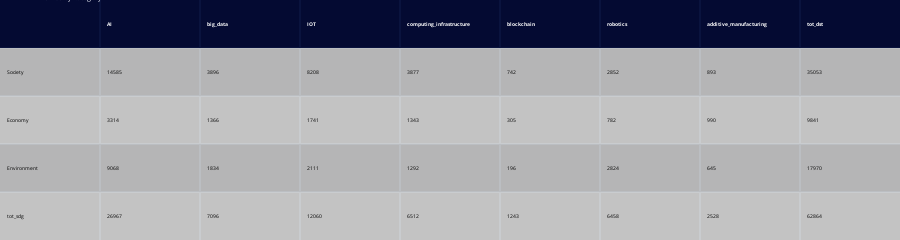

Notebook cell for this chart:
### Code cell
from plotly.subplots import make_subplots
import plotly.figure_factory as ff
col = [df1_tot.columns.tolist()]
col[0].insert(0, "")
body = df1_tot.astype(int).reset_index().values.tolist()
fig = ff.create_table(col + body)

fig.update_layout(title="SDGs by category", showlegend=True, font={'size':5})
fig.write_image('../img/table_categories.jpeg', width=800, height=200, scale=2)
fig.show()

### Figure 1 — Plotly figure (JSON) as saved in the notebook; plotly's stock layout.template omitted (floating-point values rounded to 4 significant figures)
{"data": [{"colorscale": [[0, "#00083e"], [0.5, "#ededee"], [1, "#ffffff"]], "hoverinfo": "none", "opacity": 0.75, "showscale": false, "z": [[0, 0, 0, 0, 0, 0, 0, 0, 0], [0.5, 0.5, 0.5, 0.5, 0.5, 0.5, 0.5, 0.5, 0.5], [1, 1, 1, 1, 1, 1, 1, 1, 1], [0.5, 0.5, 0.5, 0.5, 0.5, 0.5, 0.5, 0.5, 0.5], [1, 1, 1, 1, 1, 1, 1, 1, 1]], "type": "heatmap"}], "layout": {"annotations": [{"align": "left", "font": {"color": "#ffffff"}, "showarrow": false, "text": "<b></b>", "x": -0.45, "xanchor": "left", "xref": "x", "y": 0, "yref": "y"}, {"align": "left", "font": {"color": "#ffffff"}, "showarrow": false, "text": "<b>AI</b>", "x": 0.55, "xanchor": "left", "xref": "x", "y": 0, "yref": "y"}, {"align": "left", "font": {"color": "#ffffff"}, "showarrow": false, "text": "<b>big_data</b>", "x": 1.55, "xanchor": "left", "xref": "x", "y": 0, "yref": "y"}, {"align": "left", "font": {"color": "#ffffff"}, "showarrow": false, "text": "<b>IOT</b>", "x": 2.55, "xanchor": "left", "xref": "x", "y": 0, "yref": "y"}, {"align": "left", "font": {"color": "#ffffff"}, "showarrow": false, "text": "<b>computing_infrastructure</b>", "x": 3.55, "xanchor": "left", "xref": "x", "y": 0, "yref": "y"}, {"align": "left", "font": {"color": "#ffffff"}, "showarrow": false, "text": "<b>blockchain</b>", "x": 4.55, "xanchor": "left", "xref": "x", "y": 0, "yref": "y"}, {"align": "left", "font": {"color": "#ffffff"}, "showarrow": false, "text": "<b>robotics</b>", "x": 5.55, "xanchor": "left", "xref": "x", "y": 0, "yref": "y"}, {"align": "left", "font": {"color": "#ffffff"}, "showarrow": false, "text": "<b>additive_manufacturing</b>", "x": 6.55, "xanchor": "left", "xref": "x", "y": 0, "yref": "y"}, {"align": "left", "font": {"color": "#ffffff"}, "showarrow": false, "text": "<b>tot_dst</b>", "x": 7.55, "xanchor": "left", "xref": "x", "y": 0, "yref": "y"}, {"align": "left", "font": {"color": "#000000"}, "showarrow": false, "text": "Society", "x": -0.45, "xanchor": "left", "xref": "x", "y": 1, "yref": "y"}, {"align": "left", "font": {"color": "#000000"}, "showarrow": false, "text": "14585", "x": 0.55, "xanchor": "left", "xref": "x", "y": 1, "yref": "y"}, {"align": "left", "font": {"color": "#000000"}, "showarrow": false, "text": "3896", "x": 1.55, "xanchor": "left", "xref": "x", "y": 1, "yref": "y"}, {"align": "left", "font": {"color": "#000000"}, "showarrow": false, "text": "8208", "x": 2.55, "xanchor": "left", "xref": "x", "y": 1, "yref": "y"}, {"align": "left", "font": {"color": "#000000"}, "showarrow": false, "text": "3877", "x": 3.55, "xanchor": "left", "xref": "x", "y": 1, "yref": "y"}, {"align": "left", "font": {"color": "#000000"}, "showarrow": false, "text": "742", "x": 4.55, "xanchor": "left", "xref": "x", "y": 1, "yref": "y"}, {"align": "left", "font": {"color": "#000000"}, "showarrow": false, "text": "2852", "x": 5.55, "xanchor": "left", "xref": "x", "y": 1, "yref": "y"}, {"align": "left", "font": {"color": "#000000"}, "showarrow": false, "text": "893", "x": 6.55, "xanchor": "left", "xref": "x", "y": 1, "yref": "y"}, {"align": "left", "font": {"color": "#000000"}, "showarrow": false, "text": "35053", "x": 7.55, "xanchor": "left", "xref": "x", "y": 1, "yref": "y"}, {"align": "left", "font": {"color": "#000000"}, "showarrow": false, "text": "Economy", "x": -0.45, "xanchor": "left", "xref": "x", "y": 2, "yref": "y"}, {"align": "left", "font": {"color": "#000000"}, "showarrow": false, "text": "3314", "x": 0.55, "xanchor": "left", "xref": "x", "y": 2, "yref": "y"}, {"align": "left", "font": {"color": "#000000"}, "showarrow": false, "text": "1366", "x": 1.55, "xanchor": "left", "xref": "x", "y": 2, "yref": "y"}, {"align": "left", "font": {"color": "#000000"}, "showarrow": false, "text": "1741", "x": 2.55, "xanchor": "left", "xref": "x", "y": 2, "yref": "y"}, {"align": "left", "font": {"color": "#000000"}, "showarrow": false, "text": "1343", "x": 3.55, "xanchor": "left", "xref": "x", "y": 2, "yref": "y"}, {"align": "left", "font": {"color": "#000000"}, "showarrow": false, "text": "305", "x": 4.55, "xanchor": "left", "xref": "x", "y": 2, "yref": "y"}, {"align": "left", "font": {"color": "#000000"}, "showarrow": false, "text": "782", "x": 5.55, "xanchor": "left", "xref": "x", "y": 2, "yref": "y"}, {"align": "left", "font": {"color": "#000000"}, "showarrow": false, "text": "990", "x": 6.55, "xanchor": "left", "xref": "x", "y": 2, "yref": "y"}, {"align": "left", "font": {"color": "#000000"}, "showarrow": false, "text": "9841", "x": 7.55, "xanchor": "left", "xref": "x", "y": 2, "yref": "y"}, {"align": "left", "font": {"color": "#000000"}, "showarrow": false, "text": "Environment", "x": -0.45, "xanchor": "left", "xref": "x", "y": 3, "yref": "y"}, {"align": "left", "font": {"color": "#000000"}, "showarrow": false, "text": "9068", "x": 0.55, "xanchor": "left", "xref": "x", "y": 3, "yref": "y"}, {"align": "left", "font": {"color": "#000000"}, "showarrow": false, "text": "1834", "x": 1.55, "xanchor": "left", "xref": "x", "y": 3, "yref": "y"}, {"align": "left", "font": {"color": "#000000"}, "showarrow": false, "text": "2111", "x": 2.55, "xanchor": "left", "xref": "x", "y": 3, "yref": "y"}, {"align": "left", "font": {"color": "#000000"}, "showarrow": false, "text": "1292", "x": 3.55, "xanchor": "left", "xref": "x", "y": 3, "yref": "y"}, {"align": "left", "font": {"color": "#000000"}, "showarrow": false, "text": "196", "x": 4.55, "xanchor": "left", "xref": "x", "y": 3, "yref": "y"}, {"align": "left", "font": {"color": "#000000"}, "showarrow": false, "text": "2824", "x": 5.55, "xanchor": "left", "xref": "x", "y": 3, "yref": "y"}, {"align": "left", "font": {"color": "#000000"}, "showarrow": false, "text": "645", "x": 6.55, "xanchor": "left", "xref": "x", "y": 3, "yref": "y"}, {"align": "left", "font": {"color": "#000000"}, "showarrow": false, "text": "17970", "x": 7.55, "xanchor": "left", "xref": "x", "y": 3, "yref": "y"}, {"align": "left", "font": {"color": "#000000"}, "showarrow": false, "text": "tot_sdg", "x": -0.45, "xanchor": "left", "xref": "x", "y": 4, "yref": "y"}, {"align": "left", "font": {"color": "#000000"}, "showarrow": false, "text": "26967", "x": 0.55, "xanchor": "left", "xref": "x", "y": 4, "yref": "y"}, {"align": "left", "font": {"color": "#000000"}, "showarrow": false, "text": "7096", "x": 1.55, "xanchor": "left", "xref": "x", "y": 4, "yref": "y"}, {"align": "left", "font": {"color": "#000000"}, "showarrow": false, "text": "12060", "x": 2.55, "xanchor": "left", "xref": "x", "y": 4, "yref": "y"}, {"align": "left", "font": {"color": "#000000"}, "showarrow": false, "text": "6512", "x": 3.55, "xanchor": "left", "xref": "x", "y": 4, "yref": "y"}, {"align": "left", "font": {"color": "#000000"}, "showarrow": false, "text": "1243", "x": 4.55, "xanchor": "left", "xref": "x", "y": 4, "yref": "y"}, {"align": "left", "font": {"color": "#000000"}, "showarrow": false, "text": "6458", "x": 5.55, "xanchor": "left", "xref": "x", "y": 4, "yref": "y"}, {"align": "left", "font": {"color": "#000000"}, "showarrow": false, "text": "2528", "x": 6.55, "xanchor": "left", "xref": "x", "y": 4, "yref": "y"}, {"align": "left", "font": {"color": "#000000"}, "showarrow": false, "text": "62864", "x": 7.55, "xanchor": "left", "xref": "x", "y": 4, "yref": "y"}], "height": 200, "margin": {"b": 0, "l": 0, "r": 0, "t": 0}, "xaxis": {"dtick": 1, "gridwidth": 2, "showticklabels": false, "tick0": -0.5, "ticks": "", "zeroline": false}, "yaxis": {"autorange": "reversed", "dtick": 1, "gridwidth": 2, "showticklabels": false, "tick0": 0.5, "ticks": "", "zeroline": false}, "font": {"size": 5}, "title": {"text": "SDGs by category"}, "showlegend": true}}
